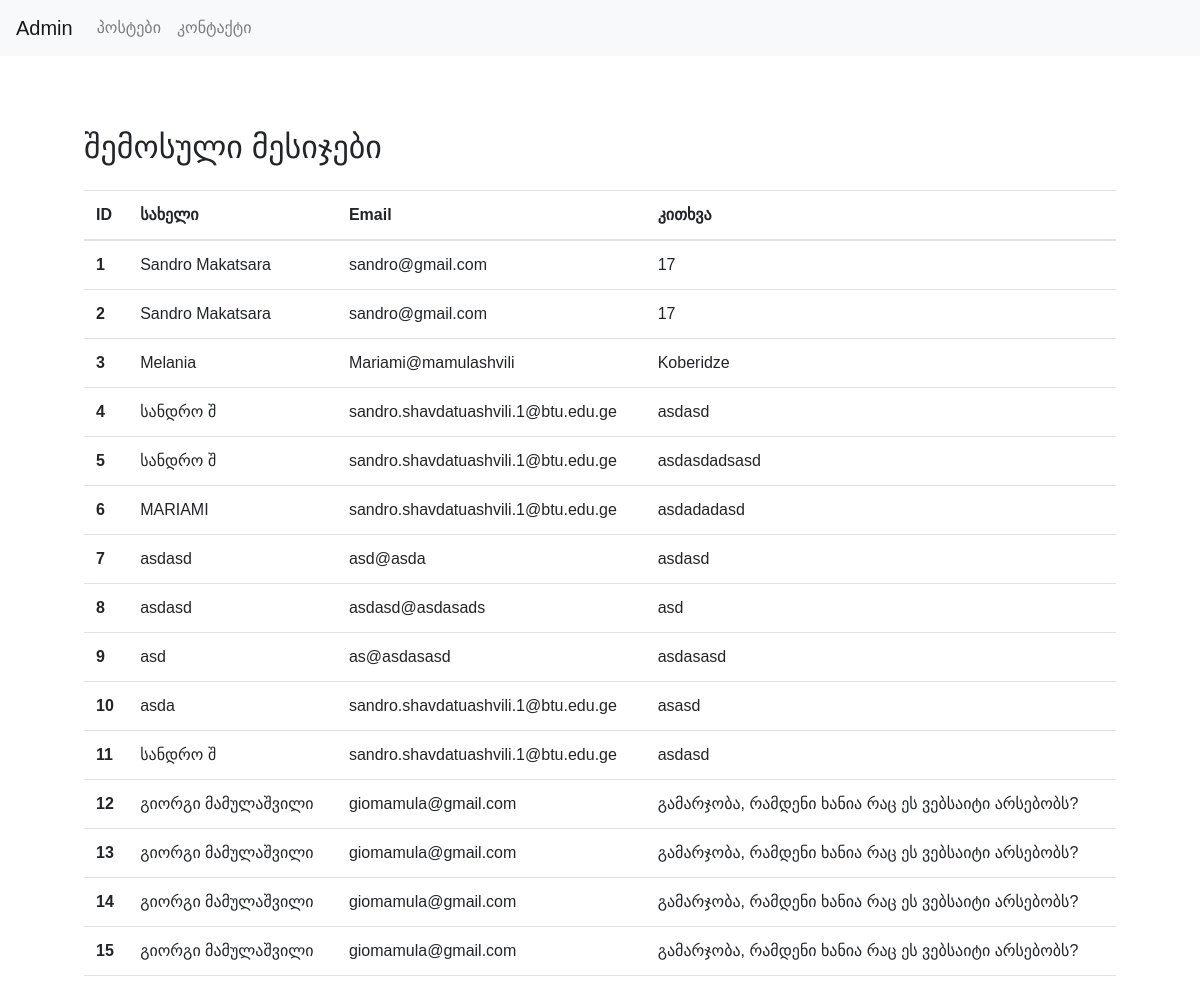
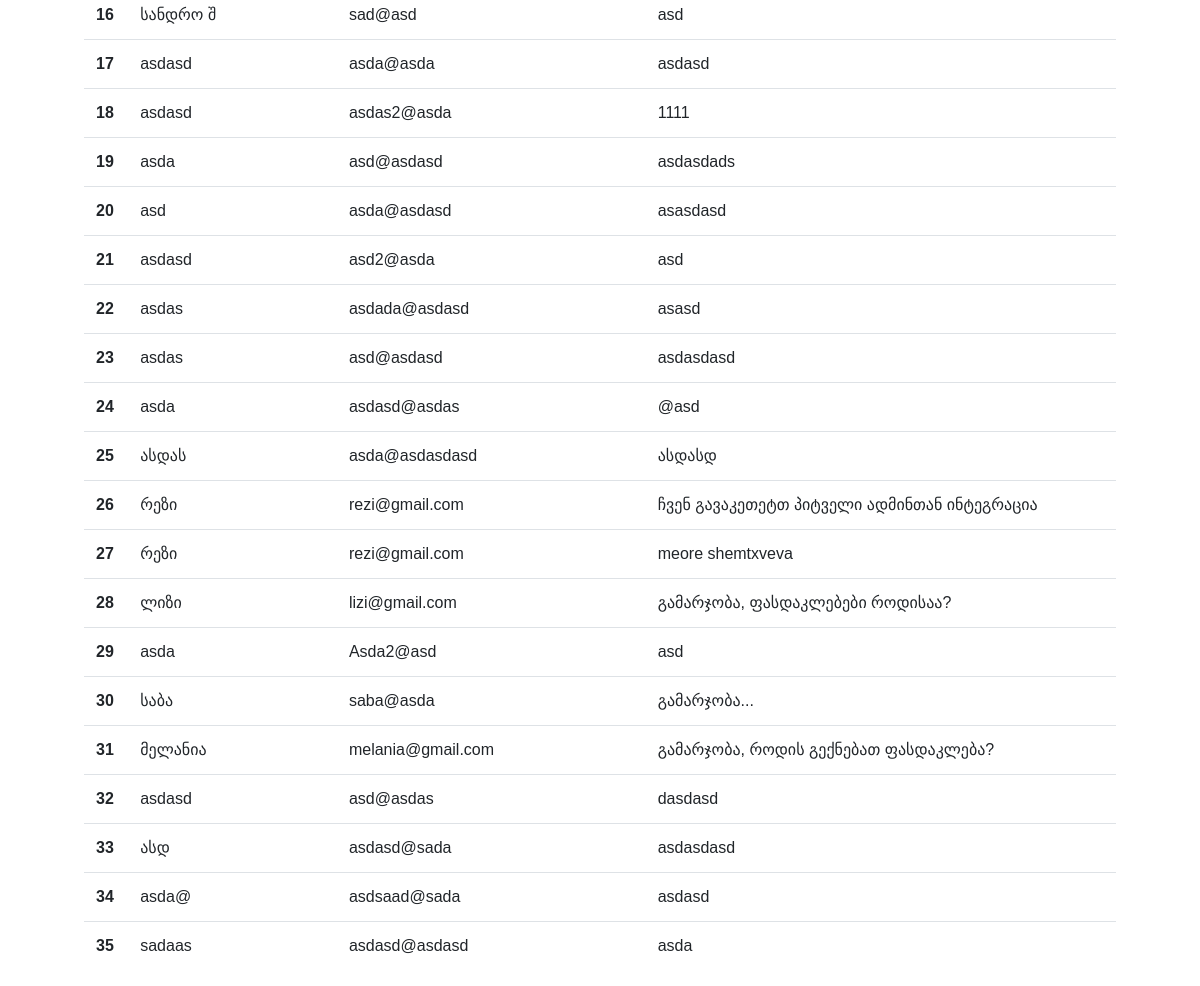
/admin/admin_contacts, run on the app's committed database (2 pictures, top to bottom).
### tables this page shows
CREATE TABLE contacts (
                id INTEGER PRIMARY KEY AUTOINCREMENT,
                name TEXT NOT NULL,
                email TEXT NOT NULL,
                question TEXT NOT NULL
            );

### main.py (the view)
@app.route('/admin/admin_contacts')
def admin_contacts():
    conn = sqlite3.connect('my_blogs.db')
    c = conn.cursor()
    c.execute('SELECT * FROM contacts')
    rows = c.fetchall()
    conn.close()
    questions = []
    for row in rows:
        questions.append({'id': row[0], 'name': row[1], 'email': row[2], 'question': row[3]})
    print(questions)
    return render_template('admin_contacts.html', questions=questions)

### templates/admin_contacts.html (shortened to what this page needs)
<!doctype html>
<html lang="en">
<head>
    <link rel="stylesheet" href="https://cdn.jsdelivr.net/npm/bootstrap@4.4.1/dist/css/bootstrap.min.css"
>
</head>
<body>
{%include 'admin_header.html'%}
<br>
<br>
<h2 class="main-box">შემოსული მესიჯები</h2>
<table class="table main-box">
    <thead>
    <tr>
        <th scope="col">ID</th>
        <th scope="col">სახელი</th>
        <th scope="col">Email</th>
        <th scope="col">კითხვა</th>
    </tr>
    </thead>
    <tbody>
    {%for question in questions%}
    <tr>
        <th scope="row">{{question['id']}}</th>
        <td>{{question['name']}}</td>
        <td>{{question['email']}}</td>
        <td>{{question['question']}}</td>
    </tr>
    {% endfor %}
    </tbody>
</table>
</body>
</html>

### templates/admin_contacts.html (style rules this page uses)
body { font-family: "ALK Sanet", sans-serif; }
.main-box { width: 86%; margin-left: 7%; margin-top: 2%; }

### data on the page
contacts: id "1", name "Sandro Makatsara", email "sandro@gmail.com", question "17"
contacts: id "2", name "Sandro Makatsara", email "sandro@gmail.com", question "17"
contacts: id "3", name "Melania", email "Mariami@mamulashvili", question "Koberidze"
contacts: id "4", name "სანდრო შ", email "sandro.shavdatuashvili.1@btu.edu.ge", question "asdasd"
contacts: id "5", name "სანდრო შ", email "sandro.shavdatuashvili.1@btu.edu.ge", question "asdasdadsasd"
contacts: id "6", name "MARIAMI", email "sandro.shavdatuashvili.1@btu.edu.ge", question "asdadadasd"
contacts: id "7", name "asdasd", email "asd@asda", question "asdasd"
contacts: id "8", name "asdasd", email "asdasd@asdasads", question "asd"
contacts: id "9", name "asd", email "as@asdasasd", question "asdasasd"
contacts: id "10", name "asda", email "sandro.shavdatuashvili.1@btu.edu.ge", question "asasd"
contacts: id "11", name "სანდრო შ", email "sandro.shavdatuashvili.1@btu.edu.ge", question "asdasd"
contacts: id "12", name "გიორგი მამულაშვილი", email "giomamula@gmail.com", question "გამარჯობა, რამდენი ხანია რაც ეს ვებსაიტი არსებობს?"
contacts: id "13", name "გიორგი მამულაშვილი", email "giomamula@gmail.com", question "გამარჯობა, რამდენი ხანია რაც ეს ვებსაიტი არსებობს?"
contacts: id "14", name "გიორგი მამულაშვილი", email "giomamula@gmail.com", question "გამარჯობა, რამდენი ხანია რაც ეს ვებსაიტი არსებობს?"
contacts: id "15", name "გიორგი მამულაშვილი", email "giomamula@gmail.com", question "გამარჯობა, რამდენი ხანია რაც ეს ვებსაიტი არსებობს?"
contacts: id "16", name "სანდრო შ", email "sad@asd", question "asd"
contacts: id "17", name "asdasd", email "asda@asda", question "asdasd"
contacts: id "18", name "asdasd", email "asdas2@asda", question "1111"
contacts: id "19", name "asda", email "asd@asdasd", question "asdasdads"
contacts: id "20", name "asd", email "asda@asdasd", question "asasdasd"
contacts: id "21", name "asdasd", email "asd2@asda", question "asd"
contacts: id "22", name "asdas", email "asdada@asdasd", question "asasd"
contacts: id "23", name "asdas", email "asd@asdasd", question "asdasdasd"
contacts: id "24", name "asda", email "asdasd@asdas", question "@asd"
contacts: id "25", name "ასდას", email "asda@asdasdasd", question "ასდასდ"
contacts: id "26", name "რეზი", email "rezi@gmail.com", question "ჩვენ გავაკეთეტთ პიტველი ადმინთან ინტეგრაცია"
contacts: id "27", name "რეზი", email "rezi@gmail.com", question "meore shemtxveva"
contacts: id "28", name "ლიზი", email "lizi@gmail.com", question "გამარჯობა, ფასდაკლებები როდისაა?"
contacts: id "29", name "asda", email "Asda2@asd", question "asd"
contacts: id "30", name "საბა", email "saba@asda", question "გამარჯობა..."
contacts: id "31", name "მელანია", email "melania@gmail.com", question "გამარჯობა, როდის გექნებათ ფასდაკლება?"
contacts: id "32", name "asdasd", email "asd@asdas", question "dasdasd"
contacts: id "33", name "ასდ", email "asdasd@sada", question "asdasdasd"
contacts: id "34", name "asda@", email "asdsaad@sada", question "asdasd"
contacts: id "35", name "sadaas", email "asdasd@asdasd", question "asda"
